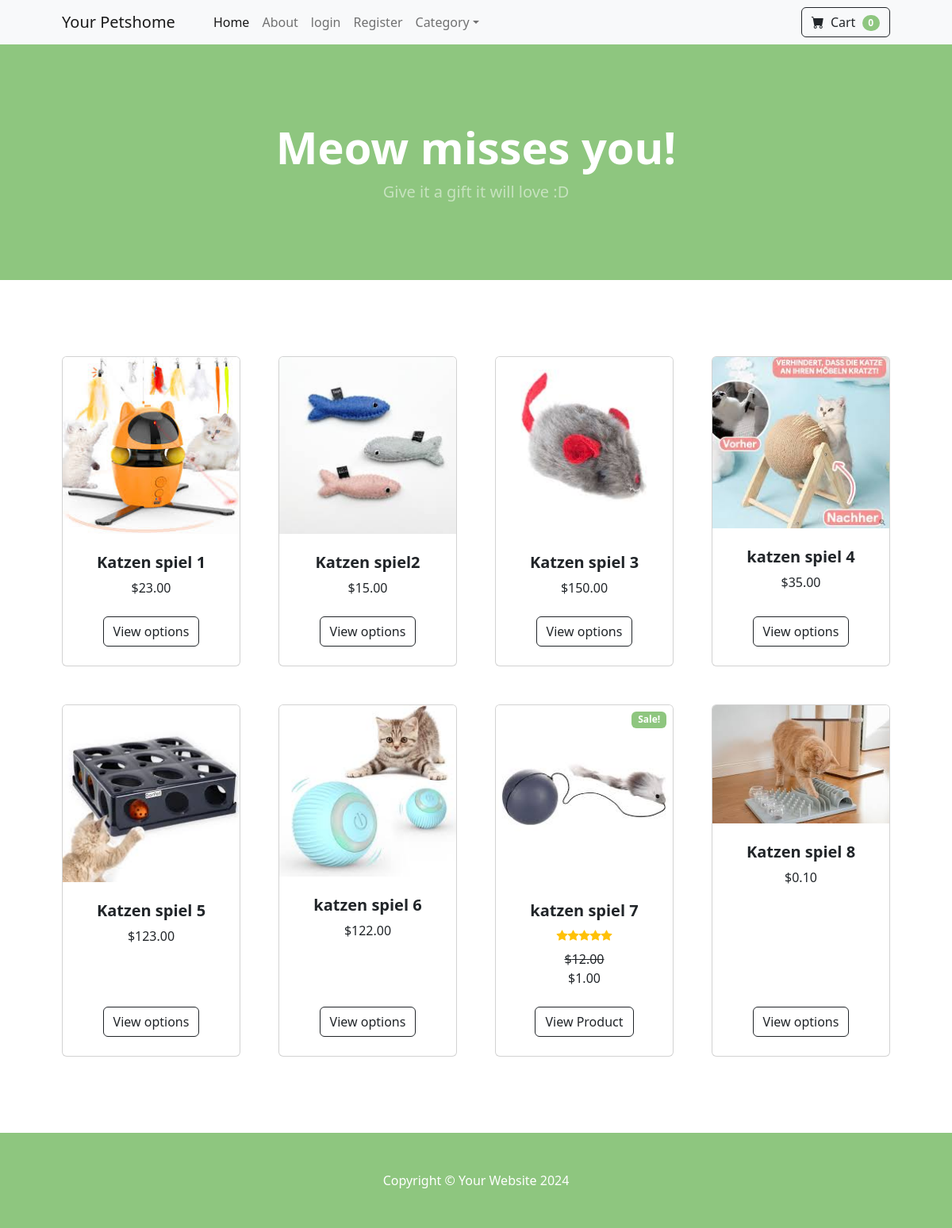
The page / on the database its author committed.
### store/models.py (models this page shows)
class Product(models.Model):
    name=models.CharField(max_length=100)
    price=models.DecimalField(default=0, decimal_places=2, max_digits=10)
    category=models.ForeignKey(Category,on_delete=models.CASCADE)
    description=models.CharField(max_length=250,default="",blank=True,null=True)
    image=models.ImageField(upload_to="uploads/product/")
    is_sale=models.BooleanField(default=False)
    sale_number=models.DecimalField(default=0, decimal_places=2, max_digits=10)

### store/views.py (the view)
# urls.py: path("",views.home, name="home"),
def home(request):
    products= Product.objects.all()
    return render(request,"home.html",{"products":products})

### store/templates/home.html
{% extends "base.html" %}
{% block content %}
<header class="bg-dark py-5">
    <div class="container px-4 px-lg-5 my-5">
        <div class="text-center text-white">
            <h1 class="display-4 fw-bolder">Meow misses you! </h1>
            <p class="lead fw-normal text-white-50 mb-0">Give it a gift it will love :D</p>
        </div>
    </div>
</header>
        <section class="py-5">
            <div class="container px-4 px-lg-5 mt-5">
                <div class="row gx-4 gx-lg-5 row-cols-2 row-cols-md-3 row-cols-xl-4 justify-content-center">
               {% for product in products %}
                    {% if product.is_sale %}
                    <div class="col mb-5">
                        <div class="card h-100">
                            <div class="badge bg-dark text-white position-absolute" style="top: 0.5rem; right: 0.5rem"> Sale! </div>
                            <img class="card-img-top" src="{{ product.image.url }}" alt="..." />
                            <div class="card-body p-4">
                                <div class="text-center">
                                    <h5 class="fw-bolder">{{ product.name }}</h5>
                                    <div class="text-center">
                                     <div class="d-flex justify-content-center small text-warning mb-2">
                                        <div class="bi-star-fill"></div>
                                        <div class="bi-star-fill"></div>
                                        <div class="bi-star-fill"></div>
                                        <div class="bi-star-fill"></div>
                                        <div class="bi-star-fill"></div>
                                    </div>
                                    </div>
                                  <strike>  ${{ product.price }}</strike>
                                  <div class="text-center"> ${{ product.sale_number }}</div>
                                </div>
                            </div>
                            <div class="card-footer p-4 pt-0 border-top-0 bg-transparent">
                                <div class="text-center"><a class="btn btn-outline-dark mt-auto" href="{% url 'product' product.id %}">View Product</a></div>
                            </div>
                        </div>
                    </div>
                    {% else %}
               <div class="col mb-5">
                   <div class="card h-100">
                       <img class="card-img-top" src="{{ product.image.url }}" alt="..." />
                       <div class="card-body p-4">
                           <div class="text-center">
                               <h5 class="fw-bolder">{{ product.name }}</h5>
                               ${{ product.price }}
                           </div>
                       </div>
                       <div class="card-footer p-4 pt-0 border-top-0 bg-transparent">
                           <div class="text-center"><a class="btn btn-outline-dark mt-auto" href="{% url 'product' product.id %}">View options</a></div>
                       </div>
                   </div>
               </div>
              {% endif %}
              {% endfor %}
        </section>
{% endblock %}

### rows shown on the page
Product: image (picture), name "Katzen spiel 1", price "23.00"
Product: image (picture), name "Katzen spiel2", price "15.00"
Product: image (picture), name "Katzen spiel 3", price "150.00"
Product: image (picture), name "katzen spiel 4", price "35.00"
Product: image (picture), name "Katzen spiel 5", price "123.00"
Product: image (picture), name "katzen spiel 6", price "122.00"
Product: image (picture), name "katzen spiel 7", price "12.00", sale_number "1.00"
Product: image (picture), name "Katzen spiel 8", price "0.10"
